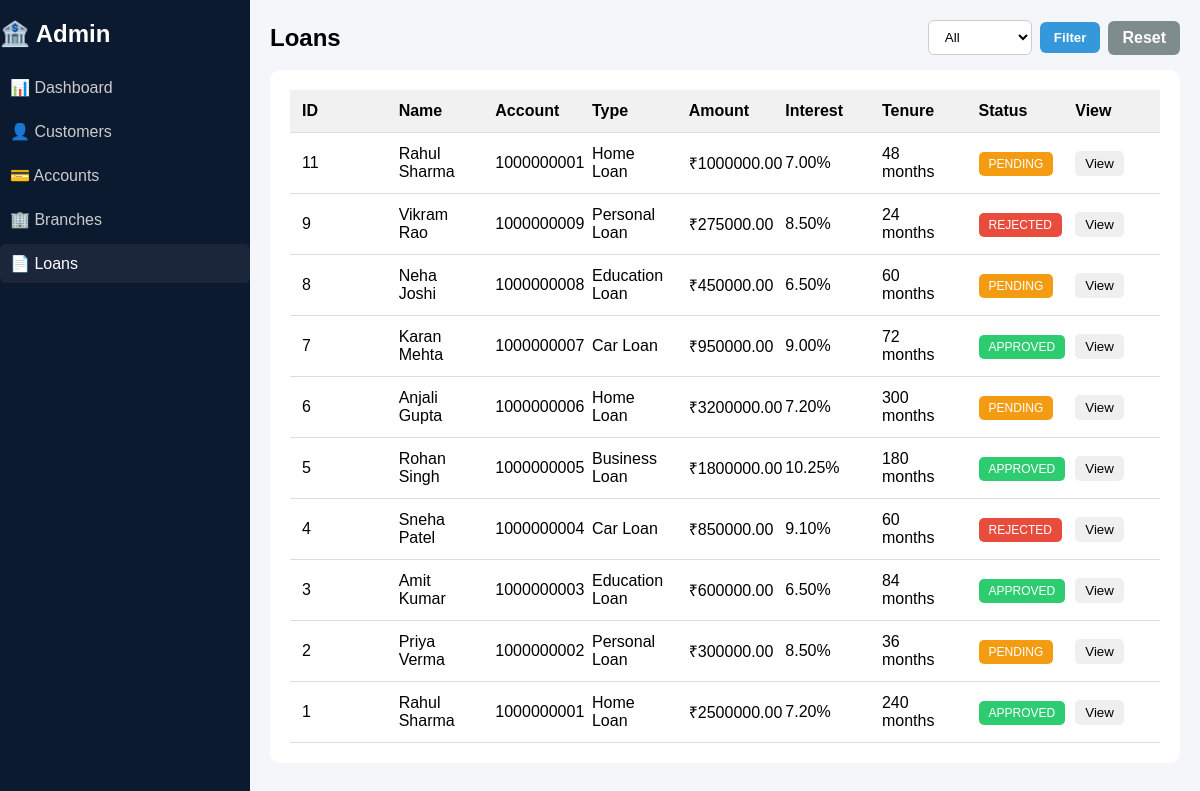
Page /mybank/loans.php on the committed database.
### tables this page shows
CREATE TABLE `loans` (
  `loan_id` int(11) NOT NULL,
  `customer_id` int(11) NOT NULL,
  `account_id` int(11) NOT NULL,
  `loan_type` enum('Home Loan','Car Loan','Education Loan','Personal Loan','Business Loan') NOT NULL,
  `principal_amount` decimal(12,2) NOT NULL,
  `interest_rate` decimal(5,2) NOT NULL,
  `tenure_months` int(11) NOT NULL,
  `status` enum('PENDING','APPROVED','REJECTED') DEFAULT 'PENDING'
);

CREATE TABLE `customers` (
  `customer_id` int(11) NOT NULL,
  `full_name` varchar(100) NOT NULL,
  `email` varchar(100) NOT NULL,
  `phone` varchar(15) NOT NULL,
  `created_at` timestamp NOT NULL DEFAULT current_timestamp(),
  `address` varchar(255) DEFAULT NULL,
  `dob` date DEFAULT NULL
);

CREATE TABLE `accounts` (
  `account_id` int(11) NOT NULL,
  `customer_id` int(11) NOT NULL,
  `account_number` varchar(20) NOT NULL,
  `account_type` enum('Savings','Current','Fixed Deposit') NOT NULL,
  `balance` decimal(12,2) DEFAULT 0.00,
  `status` enum('Active','Inactive','Blocked') DEFAULT 'Active',
  `branch_code` varchar(10) DEFAULT NULL,
  `available_balance` decimal(12,2) NOT NULL DEFAULT 0.00
);

### mybank/loans.php (the view, shortened to what this page needs)
<?php
$conn = new mysqli("localhost", "root", "", "mybank");
$sql = "SELECT
            l.loan_id,
            c.full_name,
            a.account_number,
            l.loan_type,
            l.principal_amount,
            l.interest_rate,
            l.tenure_months,
            l.status
        FROM loans l
        JOIN customers c ON l.customer_id = c.customer_id
        JOIN accounts a ON l.account_id = a.account_id";
$sql .= " ORDER BY l.loan_id DESC";
$result = $conn->query($sql);
?>
<!DOCTYPE html>
<html>
<head>
</head>
<body>
<div class="container">
    <div class="sidebar">
        <h2>🏦 Admin</h2>
        <a href="admin_dashboard.php">📊 Dashboard</a>
        <a href="customers.php">👤 Customers</a>
        <a href="accounts.php">💳 Accounts</a>
        <a href="branches.php">🏢 Branches</a>
        <a href="loans.php" class="active">📄 Loans</a>
    </div>
    <div class="main">
        <div class="top-header">
    <h2>Loans</h2>
    <form method="GET" class="filter-form">
        <select name="status">
            <option value="">All</option>
        </select>
        <button type="submit" class="filter-btn">Filter</button>
        <a href="loans.php" class="reset-btn">Reset</a>
    </form>
</div>
        <div class="card">
        <table>
        <tr>
            <th>ID</th>
            <th>Name</th>
            <th>Account</th>
            <th>Type</th>
            <th>Amount</th>
            <th>Interest</th>
            <th>Tenure</th>
            <th>Status</th>
            <th>View</th>
        </tr>
        <?php while($row = $result->fetch_assoc()): ?>
        <tr>
            <td><?php echo $row['loan_id']; ?></td>
            <td><?php echo $row['full_name']; ?></td>
            <td><?php echo $row['account_number']; ?></td>
            <td><?php echo $row['loan_type']; ?></td>
            <td>₹<?php echo $row['principal_amount']; ?></td>
            <td><?php echo $row['interest_rate']; ?>%</td>
            <td><?php echo $row['tenure_months']; ?> months</td>
            <td>
                <span class="status
                    <?php
                        if($row['status']=='APPROVED') echo 'approved';
                        elseif($row['status']=='REJECTED') echo 'rejected';
                        else echo 'pending';
                    ?>">
                    <?php echo $row['status']; ?>
                </span>
            </td>
            <td>
                <button onclick="viewLoan(
                    '<?php echo $row['full_name']; ?>',
                    '<?php echo $row['account_number']; ?>',
                    '<?php echo $row['loan_type']; ?>',
                    '<?php echo $row['principal_amount']; ?>',
                    '<?php echo $row['interest_rate']; ?>',
                    '<?php echo $row['status']; ?>'
                )">View</button>
            </td>
        </tr>
        <?php endwhile; ?>
        </table>
        </div>
    </div>
</div>
</body>
</html>

### mybank/loans.php (style rules this page uses)
body { font-family: Arial; background: #f4f6f9; margin: 0; }
.container { display: flex; }
.sidebar { width: 250px; background: #0b1a2f; color: white; position: fixed; top: 0; left: 0; height: 100vh; }
.sidebar a { display: block; color: #ccc; padding: 10px; text-decoration: none; border-radius: 6px; margin-bottom: 5px; }
.sidebar a:hover, .sidebar .active { background: #1b263b; color: white; }
.main { flex: 1; padding: 20px; margin-left: 250px; padding: 20px; height: auto; min-height: 100vh; }
.card { background: white; padding: 20px; border-radius: 10px; }
table { width: 100%; border-collapse: collapse; table-layout: fixed; }
th, td { padding: 12px; border-bottom: 1px solid #ddd; text-align: left; vertical-align: middle; }
th { background: #f1f1f1; font-weight: bold; }
.status { padding: 5px 10px; border-radius: 5px; color: white; font-size: 12px; }
.approved { background: #2ecc71; }
.pending { background: #f39c12; }
.rejected { background: #e74c3c; }
button { padding: 5px 10px; border: none; border-radius: 5px; cursor: pointer; }
.filter-form { display: flex; align-items: center; gap: 8px; }
.filter-form select { padding: 8px 12px; border-radius: 6px; border: 1px solid #ccc; background: #fff; }
.filter-btn { background: #3498db; color: white; padding: 8px 14px; border-radius: 6px; border: none; cursor: pointer; font-weight: 600; }
.reset-btn { background: #7f8c8d; color: white; padding: 8px 14px; border-radius: 6px; text-decoration: none; font-weight: 600; }
.top-header { display: flex; justify-content: space-between; align-items: center; margin-bottom: 15px; }
.top-header h2 { margin: 0; }

### rows in the picture
loans: loan_id "11", customer.full_name "Rahul Sharma", account.account_number "1000000001", loan_type "Home Loan", principal_amount "1000000.00", interest_rate "7.00", tenure_months "48", status "PENDING"
loans: loan_id "9", customer.full_name "Vikram Rao", account.account_number "1000000009", loan_type "Personal Loan", principal_amount "275000.00", interest_rate "8.50", tenure_months "24", status "REJECTED"
loans: loan_id "8", customer.full_name "Neha Joshi", account.account_number "1000000008", loan_type "Education Loan", principal_amount "450000.00", interest_rate "6.50", tenure_months "60", status "PENDING"
loans: loan_id "7", customer.full_name "Karan Mehta", account.account_number "1000000007", loan_type "Car Loan", principal_amount "950000.00", interest_rate "9.00", tenure_months "72", status "APPROVED"
loans: loan_id "6", customer.full_name "Anjali Gupta", account.account_number "1000000006", loan_type "Home Loan", principal_amount "3200000.00", interest_rate "7.20", tenure_months "300", status "PENDING"
loans: loan_id "5", customer.full_name "Rohan Singh", account.account_number "1000000005", loan_type "Business Loan", principal_amount "1800000.00", interest_rate "10.25", tenure_months "180", status "APPROVED"
loans: loan_id "4", customer.full_name "Sneha Patel", account.account_number "1000000004", loan_type "Car Loan", principal_amount "850000.00", interest_rate "9.10", tenure_months "60", status "REJECTED"
loans: loan_id "3", customer.full_name "Amit Kumar", account.account_number "1000000003", loan_type "Education Loan", principal_amount "600000.00", interest_rate "6.50", tenure_months "84", status "APPROVED"
loans: loan_id "2", customer.full_name "Priya Verma", account.account_number "1000000002", loan_type "Personal Loan", principal_amount "300000.00", interest_rate "8.50", tenure_months "36", status "PENDING"
loans: loan_id "1", customer.full_name "Rahul Sharma", account.account_number "1000000001", loan_type "Home Loan", principal_amount "2500000.00", interest_rate "7.20", tenure_months "240", status "APPROVED"
